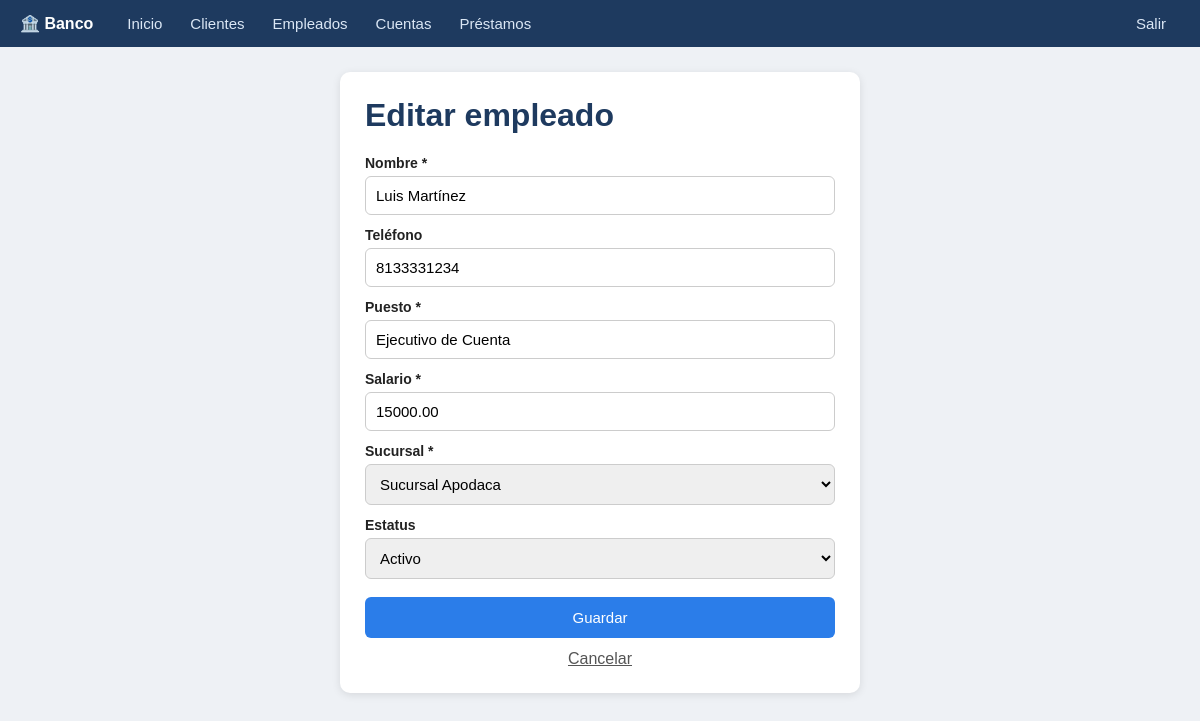
The app's page /form.php?t=empleado&id=2 (signed in) with its own data.
### tables this page shows
CREATE TABLE empleado (
    id_empleado INT AUTO_INCREMENT PRIMARY KEY,
    nombre VARCHAR(100) NOT NULL,
    telefono VARCHAR(20),
    puesto VARCHAR(100),
    salario DECIMAL(12,2),
    id_sucursal INT,
    estatus VARCHAR(20) DEFAULT 'ACTIVO',
    fecha_creacion DATETIME DEFAULT CURRENT_TIMESTAMP,
    fecha_modificacion DATETIME DEFAULT CURRENT_TIMESTAMP
        ON UPDATE CURRENT_TIMESTAMP,
    FOREIGN KEY (id_sucursal)
        REFERENCES sucursal(id_sucursal)
);

### form.php (the view, shortened to what this page needs)
<?php
require 'config.php'; requiere_login();
$t = $_GET['t'] ?? ''; $e = entidad($t);
$id = (int)($_GET['id'] ?? 0);
$datos = [];
if ($id) {
    $st = $conexion->prepare("SELECT * FROM $t WHERE {$e['pk']} = ?");
    $st->bind_param('i', $id); $st->execute();
    $datos = $st->get_result()->fetch_assoc();
}
?>
<div class="tarjeta formu">
  <h1><?= $id ? 'Editar' : 'Registrar' ?> <?= h($e['singular']) ?></h1>
  <form method="POST" action="guardar.php">
    <?php foreach ($e['campos'] as $n => $c):
        $valor = $datos[$n] ?? ($c['def'] ?? '');
        $req = !empty($c['req']) ? 'required' : ''; ?>
      <label><?= h($c['label']) ?><?= $req ? ' *' : '' ?></label>
      <?php if ($c['tipo'] === 'select'):
          $opts = isset($c['fk']) ? opciones_fk($c['fk']) : $c['opts']; ?>
        <select name="<?= $n ?>" <?= $req ?>>
          <?php foreach ($opts as $v => $txt): ?>
            <option value="<?= h($v) ?>" <?= ((string)$valor === (string)$v) ? 'selected' : '' ?>><?= h($txt) ?></option>
          <?php endforeach; ?>
        </select>
      <?php else:
          $type = ['dec' => 'number', 'int' => 'number'][$c['tipo']] ?? $c['tipo'];
          $step = $c['tipo'] === 'dec' ? "step='0.01'" : ($c['tipo'] === 'int' ? "step='1'" : '');
          $min  = isset($c['min']) ? "min='{$c['min']}'" : ''; ?>
        <input type="<?= $type ?>" name="<?= $n ?>" value="<?= h($valor) ?>" <?= "$step $min $req" ?>>
      <?php endif; ?>
    <?php endforeach; ?>
    <button type="submit">Guardar</button>
    <a class="cancelar" href="<?= (($_GET['volver'] ?? '') === 'prestamo') ? 'prestamo_form.php' : "lista.php?t=$t" ?>">Cancelar</a>
  </form>
</div>

### estilos.css (style rules this page uses)
* { box-sizing: border-box; }
body { margin: 0; background: #eef1f5; font-family: Arial, sans-serif; color: #222; }
h1 { color: #1e3a5f; margin-top: 0; }
.tarjeta { background: #fff; padding: 25px; border-radius: 10px; box-shadow: 0 2px 8px rgba(0,0,0,.1); }
.tarjeta.formu { max-width: 520px; margin: 0 auto; }
label { display: block; font-weight: bold; font-size: 14px; margin: 12px 0 5px; }
input, select { width: 100%; padding: 10px; border: 1px solid #ccc; border-radius: 6px; font-size: 15px; }
button, .btn { display: inline-block; background: #2b7de9; color: #fff; border: none; padding: 10px 16px; border-radius: 6px; font-size: 15px; cursor: pointer; text-decoration: none; }
form button[type=submit]:not(.chico) { width: 100%; margin-top: 18px; padding: 12px; }
.cancelar { display: block; text-align: center; margin-top: 12px; color: #555; }

### records on screen
empleado: nombre "Luis Martínez", telefono "8133331234", puesto "Ejecutivo de Cuenta", salario "15000.00", id_sucursal "Sucursal Apodaca", estatus "Activo"

### other values on screen
$e['titulo'] "Clientes"
$e['titulo'] "Empleados"
$e['titulo'] "Cuentas"
$e['titulo'] "Préstamos"
$e['singular'] "empleado"
$c['label'] "Nombre"
$c['label'] "Teléfono"
$c['label'] "Puesto"
$c['label'] "Salario"
$c['label'] "Sucursal"
$c['label'] "Estatus"
